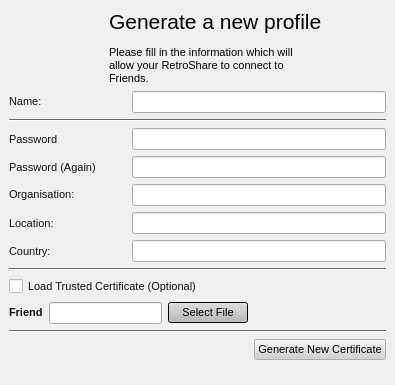
<ui version="4.0" >
 <class>GenCertDialog</class>
 <widget class="QDialog" name="GenCertDialog" >
  <property name="geometry" >
   <rect>
    <x>0</x>
    <y>0</y>
    <width>395</width>
    <height>385</height>
   </rect>
  </property>
  <property name="palette" >
   <palette>
    <active>
     <colorrole role="WindowText" >
      <brush brushstyle="SolidPattern" >
       <color alpha="255" >
        <red>16</red>
        <green>16</green>
        <blue>16</blue>
       </color>
      </brush>
     </colorrole>
     <colorrole role="Button" >
      <brush brushstyle="SolidPattern" >
       <color alpha="255" >
        <red>208</red>
        <green>208</green>
        <blue>208</blue>
       </color>
      </brush>
     </colorrole>
     <colorrole role="Light" >
      <brush brushstyle="SolidPattern" >
       <color alpha="255" >
        <red>255</red>
        <green>255</green>
        <blue>255</blue>
       </color>
      </brush>
     </colorrole>
     <colorrole role="Midlight" >
      <brush brushstyle="SolidPattern" >
       <color alpha="255" >
        <red>247</red>
        <green>247</green>
        <blue>247</blue>
       </color>
      </brush>
     </colorrole>
     <colorrole role="Dark" >
      <brush brushstyle="SolidPattern" >
       <color alpha="255" >
        <red>104</red>
        <green>104</green>
        <blue>104</blue>
       </color>
      </brush>
     </colorrole>
     <colorrole role="Mid" >
      <brush brushstyle="SolidPattern" >
       <color alpha="255" >
        <red>160</red>
        <green>160</green>
        <blue>160</blue>
       </color>
      </brush>
     </colorrole>
     <colorrole role="Text" >
      <brush brushstyle="SolidPattern" >
       <color alpha="255" >
        <red>0</red>
        <green>0</green>
        <blue>0</blue>
       </color>
      </brush>
     </colorrole>
     <colorrole role="BrightText" >
      <brush brushstyle="SolidPattern" >
       <color alpha="255" >
        <red>255</red>
        <green>255</green>
        <blue>255</blue>
       </color>
      </brush>
     </colorrole>
     <colorrole role="ButtonText" >
      <brush brushstyle="SolidPattern" >
       <color alpha="255" >
        <red>0</red>
        <green>0</green>
        <blue>0</blue>
       </color>
      </brush>
     </colorrole>
     <colorrole role="Base" >
      <brush brushstyle="SolidPattern" >
       <color alpha="255" >
        <red>255</red>
        <green>255</green>
        <blue>255</blue>
       </color>
      </brush>
     </colorrole>
     <colorrole role="Window" >
      <brush brushstyle="SolidPattern" >
       <color alpha="255" >
        <red>240</red>
        <green>240</green>
        <blue>240</blue>
       </color>
      </brush>
     </colorrole>
     <colorrole role="Shadow" >
      <brush brushstyle="SolidPattern" >
       <color alpha="255" >
        <red>0</red>
        <green>0</green>
        <blue>0</blue>
       </color>
      </brush>
     </colorrole>
     <colorrole role="Highlight" >
      <brush brushstyle="SolidPattern" >
       <color alpha="255" >
        <red>0</red>
        <green>0</green>
        <blue>0</blue>
       </color>
      </brush>
     </colorrole>
     <colorrole role="HighlightedText" >
      <brush brushstyle="SolidPattern" >
       <color alpha="255" >
        <red>255</red>
        <green>255</green>
        <blue>255</blue>
       </color>
      </brush>
     </colorrole>
     <colorrole role="Link" >
      <brush brushstyle="SolidPattern" >
       <color alpha="255" >
        <red>0</red>
        <green>0</green>
        <blue>255</blue>
       </color>
      </brush>
     </colorrole>
     <colorrole role="LinkVisited" >
      <brush brushstyle="SolidPattern" >
       <color alpha="255" >
        <red>255</red>
        <green>0</green>
        <blue>255</blue>
       </color>
      </brush>
     </colorrole>
     <colorrole role="AlternateBase" >
      <brush brushstyle="SolidPattern" >
       <color alpha="255" >
        <red>247</red>
        <green>247</green>
        <blue>247</blue>
       </color>
      </brush>
     </colorrole>
    </active>
    <inactive>
     <colorrole role="WindowText" >
      <brush brushstyle="SolidPattern" >
       <color alpha="255" >
        <red>16</red>
        <green>16</green>
        <blue>16</blue>
       </color>
      </brush>
     </colorrole>
     <colorrole role="Button" >
      <brush brushstyle="SolidPattern" >
       <color alpha="255" >
        <red>208</red>
        <green>208</green>
        <blue>208</blue>
       </color>
      </brush>
     </colorrole>
     <colorrole role="Light" >
      <brush brushstyle="SolidPattern" >
       <color alpha="255" >
        <red>255</red>
        <green>255</green>
        <blue>255</blue>
       </color>
      </brush>
     </colorrole>
     <colorrole role="Midlight" >
      <brush brushstyle="SolidPattern" >
       <color alpha="255" >
        <red>247</red>
        <green>247</green>
        <blue>247</blue>
       </color>
      </brush>
     </colorrole>
     <colorrole role="Dark" >
      <brush brushstyle="SolidPattern" >
       <color alpha="255" >
        <red>104</red>
        <green>104</green>
        <blue>104</blue>
       </color>
      </brush>
     </colorrole>
     <colorrole role="Mid" >
      <brush brushstyle="SolidPattern" >
       <color alpha="255" >
        <red>160</red>
        <green>160</green>
        <blue>160</blue>
       </color>
      </brush>
     </colorrole>
     <colorrole role="Text" >
      <brush brushstyle="SolidPattern" >
       <color alpha="255" >
        <red>0</red>
        <green>0</green>
        <blue>0</blue>
       </color>
      </brush>
     </colorrole>
     <colorrole role="BrightText" >
      <brush brushstyle="SolidPattern" >
       <color alpha="255" >
        <red>255</red>
        <green>255</green>
        <blue>255</blue>
       </color>
      </brush>
     </colorrole>
     <colorrole role="ButtonText" >
      <brush brushstyle="SolidPattern" >
       <color alpha="255" >
        <red>0</red>
        <green>0</green>
        <blue>0</blue>
       </color>
      </brush>
     </colorrole>
     <colorrole role="Base" >
      <brush brushstyle="SolidPattern" >
       <color alpha="255" >
        <red>255</red>
        <green>255</green>
        <blue>255</blue>
       </color>
      </brush>
     </colorrole>
     <colorrole role="Window" >
      <brush brushstyle="SolidPattern" >
       <color alpha="255" >
        <red>240</red>
        <green>240</green>
        <blue>240</blue>
       </color>
      </brush>
     </colorrole>
     <colorrole role="Shadow" >
      <brush brushstyle="SolidPattern" >
       <color alpha="255" >
        <red>0</red>
        <green>0</green>
        <blue>0</blue>
       </color>
      </brush>
     </colorrole>
     <colorrole role="Highlight" >
      <brush brushstyle="SolidPattern" >
       <color alpha="255" >
        <red>0</red>
        <green>0</green>
        <blue>0</blue>
       </color>
      </brush>
     </colorrole>
     <colorrole role="HighlightedText" >
      <brush brushstyle="SolidPattern" >
       <color alpha="255" >
        <red>255</red>
        <green>255</green>
        <blue>255</blue>
       </color>
      </brush>
     </colorrole>
     <colorrole role="Link" >
      <brush brushstyle="SolidPattern" >
       <color alpha="255" >
        <red>0</red>
        <green>0</green>
        <blue>255</blue>
       </color>
      </brush>
     </colorrole>
     <colorrole role="LinkVisited" >
      <brush brushstyle="SolidPattern" >
       <color alpha="255" >
        <red>255</red>
        <green>0</green>
        <blue>255</blue>
       </color>
      </brush>
     </colorrole>
     <colorrole role="AlternateBase" >
      <brush brushstyle="SolidPattern" >
       <color alpha="255" >
        <red>247</red>
        <green>247</green>
        <blue>247</blue>
       </color>
      </brush>
     </colorrole>
    </inactive>
    <disabled>
     <colorrole role="WindowText" >
      <brush brushstyle="SolidPattern" >
       <color alpha="255" >
        <red>104</red>
        <green>104</green>
        <blue>104</blue>
       </color>
      </brush>
     </colorrole>
     <colorrole role="Button" >
      <brush brushstyle="SolidPattern" >
       <color alpha="255" >
        <red>208</red>
        <green>208</green>
        <blue>208</blue>
       </color>
      </brush>
     </colorrole>
     <colorrole role="Light" >
      <brush brushstyle="SolidPattern" >
       <color alpha="255" >
        <red>255</red>
        <green>255</green>
        <blue>255</blue>
       </color>
      </brush>
     </colorrole>
     <colorrole role="Midlight" >
      <brush brushstyle="SolidPattern" >
       <color alpha="255" >
        <red>247</red>
        <green>247</green>
        <blue>247</blue>
       </color>
      </brush>
     </colorrole>
     <colorrole role="Dark" >
      <brush brushstyle="SolidPattern" >
       <color alpha="255" >
        <red>104</red>
        <green>104</green>
        <blue>104</blue>
       </color>
      </brush>
     </colorrole>
     <colorrole role="Mid" >
      <brush brushstyle="SolidPattern" >
       <color alpha="255" >
        <red>160</red>
        <green>160</green>
        <blue>160</blue>
       </color>
      </brush>
     </colorrole>
     <colorrole role="Text" >
      <brush brushstyle="SolidPattern" >
       <color alpha="255" >
        <red>104</red>
        <green>104</green>
        <blue>104</blue>
       </color>
      </brush>
     </colorrole>
     <colorrole role="BrightText" >
      <brush brushstyle="SolidPattern" >
       <color alpha="255" >
        <red>255</red>
        <green>255</green>
        <blue>255</blue>
       </color>
      </brush>
     </colorrole>
     <colorrole role="ButtonText" >
      <brush brushstyle="SolidPattern" >
       <color alpha="255" >
        <red>104</red>
        <green>104</green>
        <blue>104</blue>
       </color>
      </brush>
     </colorrole>
     <colorrole role="Base" >
      <brush brushstyle="SolidPattern" >
       <color alpha="255" >
        <red>240</red>
        <green>240</green>
        <blue>240</blue>
       </color>
      </brush>
     </colorrole>
     <colorrole role="Window" >
      <brush brushstyle="SolidPattern" >
       <color alpha="255" >
        <red>240</red>
        <green>240</green>
        <blue>240</blue>
       </color>
      </brush>
     </colorrole>
     <colorrole role="Shadow" >
      <brush brushstyle="SolidPattern" >
       <color alpha="255" >
        <red>0</red>
        <green>0</green>
        <blue>0</blue>
       </color>
      </brush>
     </colorrole>
     <colorrole role="Highlight" >
      <brush brushstyle="SolidPattern" >
       <color alpha="255" >
        <red>0</red>
        <green>0</green>
        <blue>0</blue>
       </color>
      </brush>
     </colorrole>
     <colorrole role="HighlightedText" >
      <brush brushstyle="SolidPattern" >
       <color alpha="255" >
        <red>255</red>
        <green>255</green>
        <blue>255</blue>
       </color>
      </brush>
     </colorrole>
     <colorrole role="Link" >
      <brush brushstyle="SolidPattern" >
       <color alpha="255" >
        <red>0</red>
        <green>0</green>
        <blue>255</blue>
       </color>
      </brush>
     </colorrole>
     <colorrole role="LinkVisited" >
      <brush brushstyle="SolidPattern" >
       <color alpha="255" >
        <red>255</red>
        <green>0</green>
        <blue>255</blue>
       </color>
      </brush>
     </colorrole>
     <colorrole role="AlternateBase" >
      <brush brushstyle="SolidPattern" >
       <color alpha="255" >
        <red>247</red>
        <green>247</green>
        <blue>247</blue>
       </color>
      </brush>
     </colorrole>
    </disabled>
   </palette>
  </property>
  <property name="font" >
   <font>
    <family>Arial</family>
    <pointsize>8</pointsize>
    <weight>50</weight>
    <italic>false</italic>
    <bold>false</bold>
    <underline>false</underline>
    <strikeout>false</strikeout>
   </font>
  </property>
  <property name="contextMenuPolicy" >
   <enum>Qt::NoContextMenu</enum>
  </property>
  <property name="windowTitle" >
   <string>RetroShare setup</string>
  </property>
  <property name="windowIcon" >
   <iconset resource="images.qrc" >:/images/RetroShare16.png</iconset>
  </property>
  <layout class="QGridLayout" >
   <property name="margin" >
    <number>9</number>
   </property>
   <property name="spacing" >
    <number>6</number>
   </property>
   <item row="2" column="0" >
    <spacer>
     <property name="orientation" >
      <enum>Qt::Vertical</enum>
     </property>
     <property name="sizeHint" >
      <size>
       <width>20</width>
       <height>40</height>
      </size>
     </property>
    </spacer>
   </item>
   <item row="0" column="0" >
    <widget class="QLabel" name="loginLabel" >
     <property name="palette" >
      <palette>
       <active>
        <colorrole role="WindowText" >
         <brush brushstyle="SolidPattern" >
          <color alpha="255" >
           <red>0</red>
           <green>0</green>
           <blue>0</blue>
          </color>
         </brush>
        </colorrole>
        <colorrole role="Button" >
         <brush brushstyle="SolidPattern" >
          <color alpha="255" >
           <red>212</red>
           <green>208</green>
           <blue>200</blue>
          </color>
         </brush>
        </colorrole>
        <colorrole role="Light" >
         <brush brushstyle="SolidPattern" >
          <color alpha="255" >
           <red>255</red>
           <green>255</green>
           <blue>255</blue>
          </color>
         </brush>
        </colorrole>
        <colorrole role="Midlight" >
         <brush brushstyle="SolidPattern" >
          <color alpha="255" >
           <red>234</red>
           <green>229</green>
           <blue>220</blue>
          </color>
         </brush>
        </colorrole>
        <colorrole role="Dark" >
         <brush brushstyle="SolidPattern" >
          <color alpha="255" >
           <red>128</red>
           <green>128</green>
           <blue>128</blue>
          </color>
         </brush>
        </colorrole>
        <colorrole role="Mid" >
         <brush brushstyle="SolidPattern" >
          <color alpha="255" >
           <red>141</red>
           <green>139</green>
           <blue>133</blue>
          </color>
         </brush>
        </colorrole>
        <colorrole role="Text" >
         <brush brushstyle="SolidPattern" >
          <color alpha="255" >
           <red>255</red>
           <green>255</green>
           <blue>255</blue>
          </color>
         </brush>
        </colorrole>
        <colorrole role="BrightText" >
         <brush brushstyle="SolidPattern" >
          <color alpha="255" >
           <red>255</red>
           <green>255</green>
           <blue>255</blue>
          </color>
         </brush>
        </colorrole>
        <colorrole role="ButtonText" >
         <brush brushstyle="SolidPattern" >
          <color alpha="255" >
           <red>0</red>
           <green>0</green>
           <blue>0</blue>
          </color>
         </brush>
        </colorrole>
        <colorrole role="Base" >
         <brush brushstyle="SolidPattern" >
          <color alpha="255" >
           <red>255</red>
           <green>255</green>
           <blue>255</blue>
          </color>
         </brush>
        </colorrole>
        <colorrole role="Window" >
         <brush brushstyle="SolidPattern" >
          <color alpha="255" >
           <red>212</red>
           <green>208</green>
           <blue>200</blue>
          </color>
         </brush>
        </colorrole>
        <colorrole role="Shadow" >
         <brush brushstyle="SolidPattern" >
          <color alpha="255" >
           <red>64</red>
           <green>64</green>
           <blue>64</blue>
          </color>
         </brush>
        </colorrole>
        <colorrole role="Highlight" >
         <brush brushstyle="SolidPattern" >
          <color alpha="255" >
           <red>10</red>
           <green>36</green>
           <blue>106</blue>
          </color>
         </brush>
        </colorrole>
        <colorrole role="HighlightedText" >
         <brush brushstyle="SolidPattern" >
          <color alpha="255" >
           <red>255</red>
           <green>255</green>
           <blue>255</blue>
          </color>
         </brush>
        </colorrole>
        <colorrole role="Link" >
         <brush brushstyle="SolidPattern" >
          <color alpha="255" >
           <red>0</red>
           <green>0</green>
           <blue>255</blue>
          </color>
         </brush>
        </colorrole>
        <colorrole role="LinkVisited" >
         <brush brushstyle="SolidPattern" >
          <color alpha="255" >
           <red>255</red>
           <green>0</green>
           <blue>255</blue>
          </color>
         </brush>
        </colorrole>
        <colorrole role="AlternateBase" >
         <brush brushstyle="SolidPattern" >
          <color alpha="255" >
           <red>232</red>
           <green>232</green>
           <blue>232</blue>
          </color>
         </brush>
        </colorrole>
       </active>
       <inactive>
        <colorrole role="WindowText" >
         <brush brushstyle="SolidPattern" >
          <color alpha="255" >
           <red>0</red>
           <green>0</green>
           <blue>0</blue>
          </color>
         </brush>
        </colorrole>
        <colorrole role="Button" >
         <brush brushstyle="SolidPattern" >
          <color alpha="255" >
           <red>212</red>
           <green>208</green>
           <blue>200</blue>
          </color>
         </brush>
        </colorrole>
        <colorrole role="Light" >
         <brush brushstyle="SolidPattern" >
          <color alpha="255" >
           <red>255</red>
           <green>255</green>
           <blue>255</blue>
          </color>
         </brush>
        </colorrole>
        <colorrole role="Midlight" >
         <brush brushstyle="SolidPattern" >
          <color alpha="255" >
           <red>234</red>
           <green>229</green>
           <blue>220</blue>
          </color>
         </brush>
        </colorrole>
        <colorrole role="Dark" >
         <brush brushstyle="SolidPattern" >
          <color alpha="255" >
           <red>128</red>
           <green>128</green>
           <blue>128</blue>
          </color>
         </brush>
        </colorrole>
        <colorrole role="Mid" >
         <brush brushstyle="SolidPattern" >
          <color alpha="255" >
           <red>141</red>
           <green>139</green>
           <blue>133</blue>
          </color>
         </brush>
        </colorrole>
        <colorrole role="Text" >
         <brush brushstyle="SolidPattern" >
          <color alpha="255" >
           <red>255</red>
           <green>255</green>
           <blue>255</blue>
          </color>
         </brush>
        </colorrole>
        <colorrole role="BrightText" >
         <brush brushstyle="SolidPattern" >
          <color alpha="255" >
           <red>255</red>
           <green>255</green>
           <blue>255</blue>
          </color>
         </brush>
        </colorrole>
        <colorrole role="ButtonText" >
         <brush brushstyle="SolidPattern" >
          <color alpha="255" >
           <red>0</red>
           <green>0</green>
           <blue>0</blue>
          </color>
         </brush>
        </colorrole>
        <colorrole role="Base" >
         <brush brushstyle="SolidPattern" >
          <color alpha="255" >
           <red>255</red>
           <green>255</green>
           <blue>255</blue>
          </color>
         </brush>
        </colorrole>
        <colorrole role="Window" >
         <brush brushstyle="SolidPattern" >
          <color alpha="255" >
           <red>212</red>
           <green>208</green>
           <blue>200</blue>
          </color>
         </brush>
        </colorrole>
        <colorrole role="Shadow" >
         <brush brushstyle="SolidPattern" >
          <color alpha="255" >
           <red>64</red>
           <green>64</green>
           <blue>64</blue>
          </color>
         </brush>
        </colorrole>
        <colorrole role="Highlight" >
         <brush brushstyle="SolidPattern" >
          <color alpha="255" >
           <red>212</red>
           <green>208</green>
           <blue>200</blue>
          </color>
         </brush>
        </colorrole>
        <colorrole role="HighlightedText" >
         <brush brushstyle="SolidPattern" >
          <color alpha="255" >
           <red>0</red>
           <green>0</green>
           <blue>0</blue>
          </color>
         </brush>
        </colorrole>
        <colorrole role="Link" >
         <brush brushstyle="SolidPattern" >
          <color alpha="255" >
           <red>0</red>
           <green>0</green>
           <blue>255</blue>
          </color>
         </brush>
        </colorrole>
        <colorrole role="LinkVisited" >
         <brush brushstyle="SolidPattern" >
          <color alpha="255" >
           <red>255</red>
           <green>0</green>
           <blue>255</blue>
          </color>
         </brush>
        </colorrole>
        <colorrole role="AlternateBase" >
         <brush brushstyle="SolidPattern" >
          <color alpha="255" >
           <red>232</red>
           <green>232</green>
           <blue>232</blue>
          </color>
         </brush>
        </colorrole>
       </inactive>
       <disabled>
        <colorrole role="WindowText" >
         <brush brushstyle="SolidPattern" >
          <color alpha="255" >
           <red>106</red>
           <green>104</green>
           <blue>100</blue>
          </color>
         </brush>
        </colorrole>
        <colorrole role="Button" >
         <brush brushstyle="SolidPattern" >
          <color alpha="255" >
           <red>212</red>
           <green>208</green>
           <blue>200</blue>
          </color>
         </brush>
        </colorrole>
        <colorrole role="Light" >
         <brush brushstyle="SolidPattern" >
          <color alpha="255" >
           <red>255</red>
           <green>255</green>
           <blue>255</blue>
          </color>
         </brush>
        </colorrole>
        <colorrole role="Midlight" >
         <brush brushstyle="SolidPattern" >
          <color alpha="255" >
           <red>233</red>
           <green>231</green>
           <blue>227</blue>
          </color>
         </brush>
        </colorrole>
        <colorrole role="Dark" >
         <brush brushstyle="SolidPattern" >
          <color alpha="255" >
           <red>128</red>
           <green>128</green>
           <blue>128</blue>
          </color>
         </brush>
        </colorrole>
        <colorrole role="Mid" >
         <brush brushstyle="SolidPattern" >
          <color alpha="255" >
           <red>141</red>
           <green>139</green>
           <blue>133</blue>
          </color>
         </brush>
        </colorrole>
        <colorrole role="Text" >
         <brush brushstyle="SolidPattern" >
          <color alpha="255" >
           <red>106</red>
           <green>104</green>
           <blue>100</blue>
          </color>
         </brush>
        </colorrole>
        <colorrole role="BrightText" >
         <brush brushstyle="SolidPattern" >
          <color alpha="255" >
           <red>255</red>
           <green>255</green>
           <blue>255</blue>
          </color>
         </brush>
        </colorrole>
        <colorrole role="ButtonText" >
         <brush brushstyle="SolidPattern" >
          <color alpha="255" >
           <red>106</red>
           <green>104</green>
           <blue>100</blue>
          </color>
         </brush>
        </colorrole>
        <colorrole role="Base" >
         <brush brushstyle="SolidPattern" >
          <color alpha="255" >
           <red>212</red>
           <green>208</green>
           <blue>200</blue>
          </color>
         </brush>
        </colorrole>
        <colorrole role="Window" >
         <brush brushstyle="SolidPattern" >
          <color alpha="255" >
           <red>212</red>
           <green>208</green>
           <blue>200</blue>
          </color>
         </brush>
        </colorrole>
        <colorrole role="Shadow" >
         <brush brushstyle="SolidPattern" >
          <color alpha="255" >
           <red>0</red>
           <green>0</green>
           <blue>0</blue>
          </color>
         </brush>
        </colorrole>
        <colorrole role="Highlight" >
         <brush brushstyle="SolidPattern" >
          <color alpha="255" >
           <red>10</red>
           <green>36</green>
           <blue>106</blue>
          </color>
         </brush>
        </colorrole>
        <colorrole role="HighlightedText" >
         <brush brushstyle="SolidPattern" >
          <color alpha="255" >
           <red>255</red>
           <green>255</green>
           <blue>255</blue>
          </color>
         </brush>
        </colorrole>
        <colorrole role="Link" >
         <brush brushstyle="SolidPattern" >
          <color alpha="255" >
           <red>0</red>
           <green>0</green>
           <blue>255</blue>
          </color>
         </brush>
        </colorrole>
        <colorrole role="LinkVisited" >
         <brush brushstyle="SolidPattern" >
          <color alpha="255" >
           <red>255</red>
           <green>0</green>
           <blue>255</blue>
          </color>
         </brush>
        </colorrole>
        <colorrole role="AlternateBase" >
         <brush brushstyle="SolidPattern" >
          <color alpha="255" >
           <red>232</red>
           <green>232</green>
           <blue>232</blue>
          </color>
         </brush>
        </colorrole>
       </disabled>
      </palette>
     </property>
     <property name="text" >
      <string>&lt;html>&lt;head>&lt;meta name="qrichtext" content="1" />&lt;style type="text/css">
p, li { white-space: pre-wrap; }
&lt;/style>&lt;/head>&lt;body style=" font-family:'Arial'; font-size:8pt; font-weight:400; font-style:normal; text-decoration:none;">
&lt;p style=" margin-top:0px; margin-bottom:0px; margin-left:0px; margin-right:0px; -qt-block-indent:0; text-indent:0px;">&lt;span style=" font-size:16pt;">Generate a new profile&lt;/span>&lt;br />&lt;br />Please fill in the information which will&lt;br />allow your RetroShare to connect to&lt;/p>
&lt;p style=" margin-top:0px; margin-bottom:0px; margin-left:0px; margin-right:0px; -qt-block-indent:0; text-indent:0px;">Friends.&lt;/p>&lt;/body>&lt;/html></string>
     </property>
     <property name="alignment" >
      <set>Qt::AlignLeading|Qt::AlignLeft|Qt::AlignVCenter</set>
     </property>
     <property name="indent" >
      <number>100</number>
     </property>
    </widget>
   </item>
   <item row="1" column="0" >
    <layout class="QGridLayout" >
     <property name="margin" >
      <number>0</number>
     </property>
     <property name="spacing" >
      <number>6</number>
     </property>
     <item row="5" column="1" colspan="2" >
      <widget class="QLineEdit" name="genLoc" />
     </item>
     <item row="4" column="0" >
      <widget class="QLabel" name="label_6" >
       <property name="text" >
        <string>&lt;html>&lt;head>&lt;meta name="qrichtext" content="1" />&lt;style type="text/css">
p, li { white-space: pre-wrap; }
&lt;/style>&lt;/head>&lt;body style=" font-family:'Arial'; font-size:8pt; font-weight:400; font-style:normal; text-decoration:none;">
&lt;p style=" margin-top:0px; margin-bottom:0px; margin-left:0px; margin-right:0px; -qt-block-indent:0; text-indent:0px;">Organisation:&lt;/p>&lt;/body>&lt;/html></string>
       </property>
      </widget>
     </item>
     <item row="1" column="0" colspan="3" >
      <widget class="Line" name="line_4" >
       <property name="orientation" >
        <enum>Qt::Horizontal</enum>
       </property>
      </widget>
     </item>
     <item row="3" column="0" >
      <widget class="QLabel" name="label_9" >
       <property name="text" >
        <string>Password (Again)</string>
       </property>
      </widget>
     </item>
     <item row="2" column="1" colspan="2" >
      <widget class="QLineEdit" name="genPasswd" >
       <property name="echoMode" >
        <enum>QLineEdit::Password</enum>
       </property>
      </widget>
     </item>
     <item row="5" column="0" >
      <widget class="QLabel" name="label_7" >
       <property name="text" >
        <string>Location:</string>
       </property>
      </widget>
     </item>
     <item row="7" column="0" colspan="3" >
      <widget class="Line" name="line_2" >
       <property name="orientation" >
        <enum>Qt::Horizontal</enum>
       </property>
      </widget>
     </item>
     <item row="4" column="1" colspan="2" >
      <widget class="QLineEdit" name="genOrg" />
     </item>
     <item row="10" column="0" colspan="3" >
      <widget class="Line" name="line_3" >
       <property name="orientation" >
        <enum>Qt::Horizontal</enum>
       </property>
      </widget>
     </item>
     <item row="8" column="0" colspan="3" >
      <widget class="QCheckBox" name="friendBox" >
       <property name="text" >
        <string>Load Trusted Certificate (Optional)</string>
       </property>
      </widget>
     </item>
     <item row="0" column="1" colspan="2" >
      <widget class="QLineEdit" name="genName" />
     </item>
     <item row="11" column="0" colspan="2" >
      <spacer>
       <property name="orientation" >
        <enum>Qt::Horizontal</enum>
       </property>
       <property name="sizeHint" >
        <size>
         <width>211</width>
         <height>20</height>
        </size>
       </property>
      </spacer>
     </item>
     <item row="3" column="1" colspan="2" >
      <widget class="QLineEdit" name="genPasswd2" >
       <property name="echoMode" >
        <enum>QLineEdit::Password</enum>
       </property>
      </widget>
     </item>
     <item row="2" column="0" >
      <widget class="QLabel" name="label_2" >
       <property name="text" >
        <string>Password</string>
       </property>
      </widget>
     </item>
     <item row="9" column="0" colspan="2" >
      <layout class="QGridLayout" >
       <property name="margin" >
        <number>0</number>
       </property>
       <property name="spacing" >
        <number>6</number>
       </property>
       <item row="0" column="0" >
        <widget class="QLabel" name="label_10" >
         <property name="text" >
          <string>&lt;html>&lt;head>&lt;meta name="qrichtext" content="1" />&lt;style type="text/css">
p, li { white-space: pre-wrap; }
&lt;/style>&lt;/head>&lt;body style=" font-family:'Arial'; font-size:8pt; font-weight:400; font-style:normal; text-decoration:none;">
&lt;p style=" margin-top:0px; margin-bottom:0px; margin-left:0px; margin-right:0px; -qt-block-indent:0; text-indent:0px;">&lt;span style=" font-weight:600;">Friend&lt;/span>&lt;/p>&lt;/body>&lt;/html></string>
         </property>
        </widget>
       </item>
       <item row="0" column="1" >
        <widget class="QLineEdit" name="genFriend" >
         <property name="readOnly" >
          <bool>true</bool>
         </property>
        </widget>
       </item>
       <item row="0" column="2" >
        <widget class="QPushButton" name="selectButton" >
         <property name="text" >
          <string>Select File</string>
         </property>
        </widget>
       </item>
      </layout>
     </item>
     <item row="6" column="0" >
      <widget class="QLabel" name="label_8" >
       <property name="text" >
        <string>Country:</string>
       </property>
      </widget>
     </item>
     <item row="0" column="0" >
      <widget class="QLabel" name="label_5" >
       <property name="text" >
        <string>&lt;html>&lt;head>&lt;meta name="qrichtext" content="1" />&lt;style type="text/css">
p, li { white-space: pre-wrap; }
&lt;/style>&lt;/head>&lt;body style=" font-family:'Arial'; font-size:8pt; font-weight:400; font-style:normal; text-decoration:none;">
&lt;p style=" margin-top:0px; margin-bottom:0px; margin-left:0px; margin-right:0px; -qt-block-indent:0; text-indent:0px;">Name:&lt;/p>&lt;/body>&lt;/html></string>
       </property>
      </widget>
     </item>
     <item row="11" column="2" >
      <widget class="QPushButton" name="genButton" >
       <property name="text" >
        <string>Generate New Certificate</string>
       </property>
      </widget>
     </item>
     <item row="6" column="1" colspan="2" >
      <widget class="QLineEdit" name="genCountry" />
     </item>
    </layout>
   </item>
  </layout>
 </widget>
 <tabstops>
  <tabstop>genName</tabstop>
  <tabstop>genPasswd</tabstop>
  <tabstop>genPasswd2</tabstop>
  <tabstop>genOrg</tabstop>
  <tabstop>genLoc</tabstop>
  <tabstop>genCountry</tabstop>
  <tabstop>friendBox</tabstop>
  <tabstop>genFriend</tabstop>
  <tabstop>selectButton</tabstop>
  <tabstop>genButton</tabstop>
 </tabstops>
 <resources>
  <include location="images.qrc" />
 </resources>
 <connections/>
</ui>
